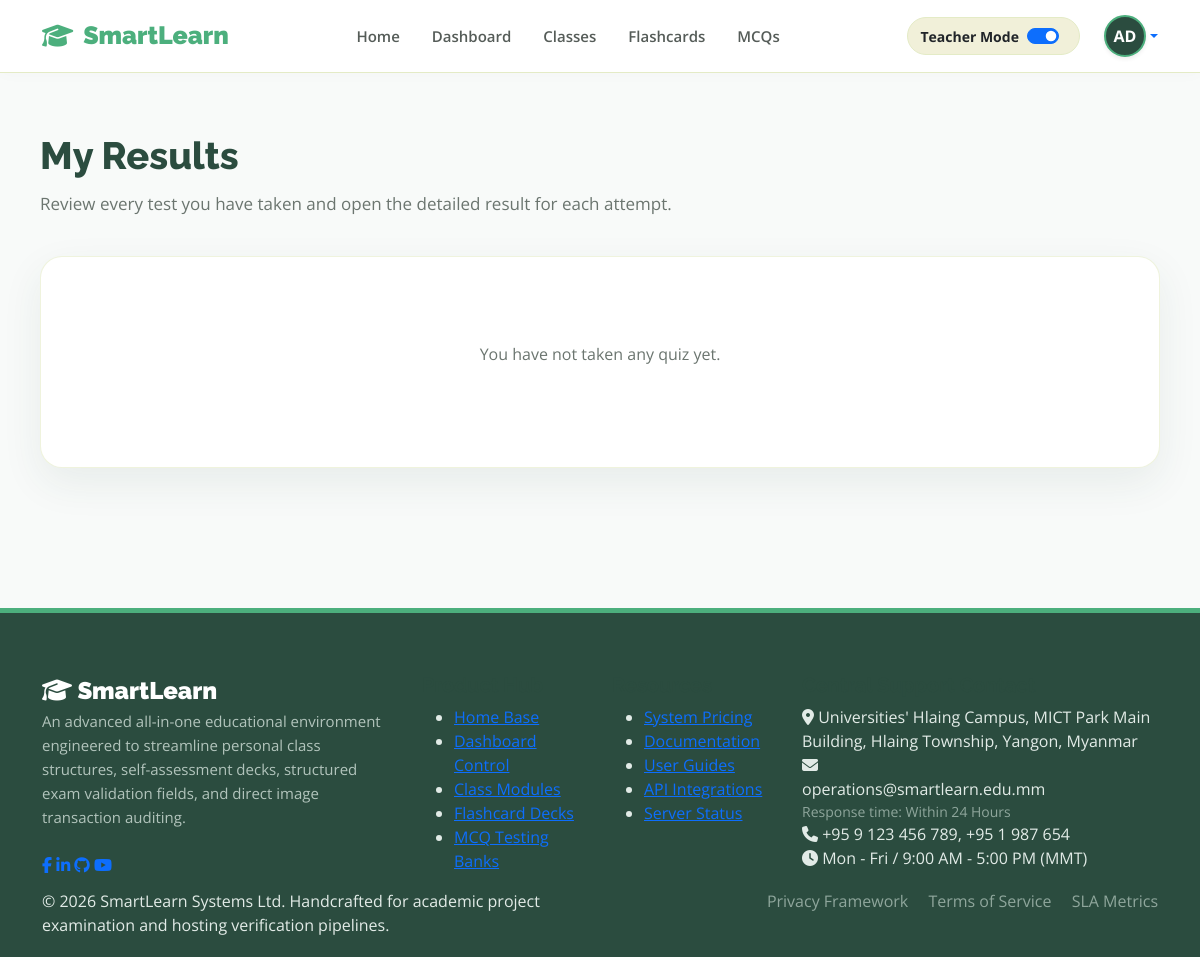
Before: /my-results/ (signed in) with the older database file.
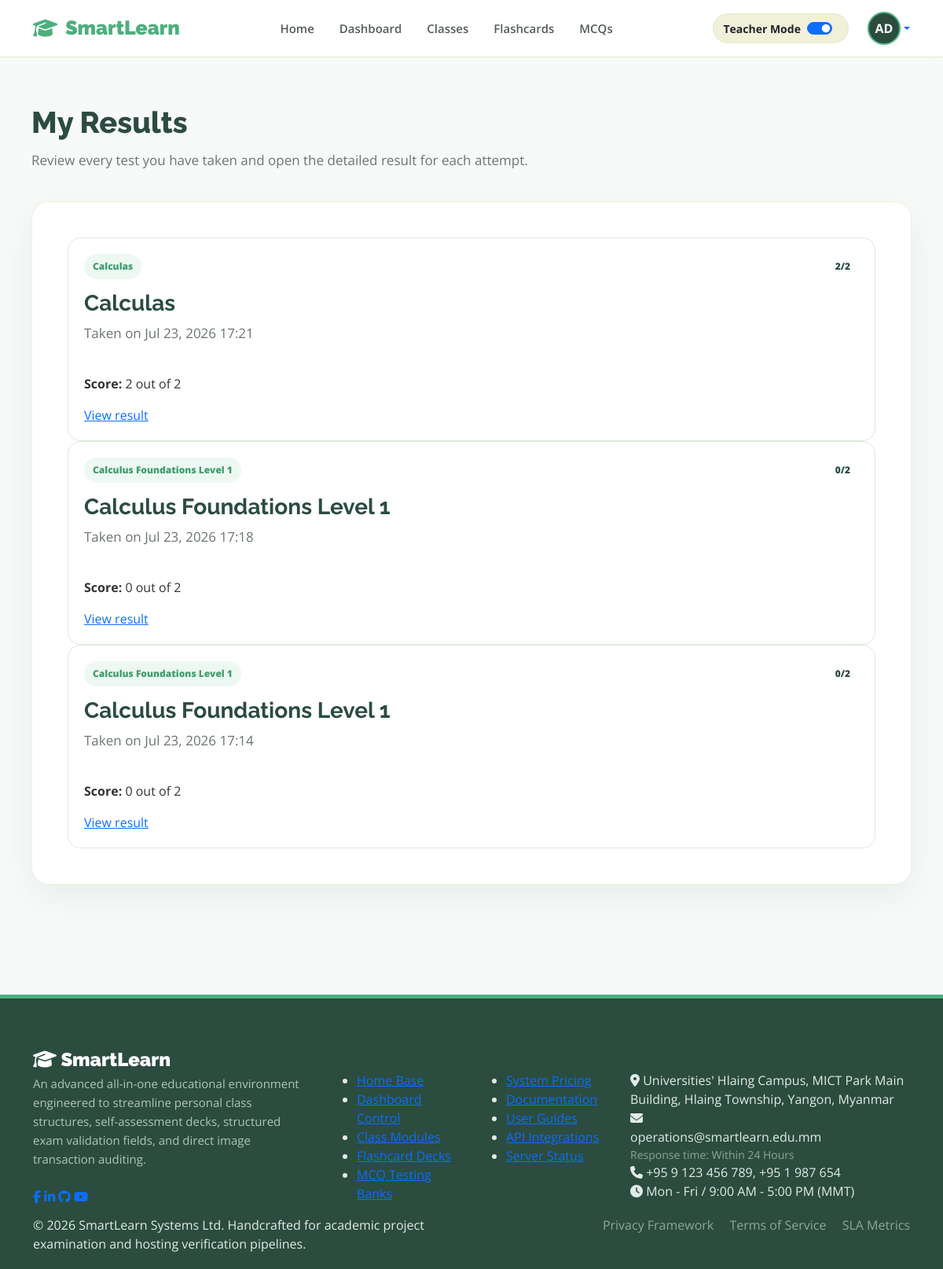
After: the same page with the newer database file.
### smartlearnApp/models.py (models this page shows, shortened)
class QuizAttempt(models.Model):
    attempt_id = models.AutoField(primary_key=True)
    classroom = models.ForeignKey(Classroom, on_delete=models.CASCADE, related_name='quiz_attempts')
    student = models.ForeignKey(User, on_delete=models.CASCADE, related_name='quiz_attempts')
    score = models.IntegerField(default=0)
    total_questions = models.IntegerField(default=0)
    answers = models.JSONField(default=dict)
    taken_at = models.DateTimeField(auto_now_add=True)

class Classroom(models.Model):
    SUBJECT_CHOICES = [
        ('math', 'Mathematics'),
        ('science', 'Science'),
        ('coding', 'Coding/IT'),
        ('languages', 'Languages'),
        ('arts', 'Arts & Design'),
    ]
    CLASS_TYPES = [
        ('public', 'Public'),
        ('private', 'Private'),
    ]
    class_id = models.AutoField(primary_key=True)
    owner = models.ForeignKey(User, on_delete=models.CASCADE, related_name='owned_classrooms', null=True, blank=True)
    title = models.CharField(max_length=255, null=True, blank=True)
    description = models.TextField()
    subject = models.CharField(max_length=50, choices=SUBJECT_CHOICES, default='math')
    class_type = models.CharField(max_length=20, choices=CLASS_TYPES, default='public', null=True, blank=True)
    price = models.DecimalField(max_digits=10, decimal_places=2, default=0.00)
    created_at = models.DateTimeField(auto_now_add=True)
    created_from_site = models.BooleanField(default=False)

### smartlearnApp/views.py (the view)
# urls.py: path('my-results/', views.my_results_view, name='my_results'),
def my_results_view(request):
    current_user = get_mock_user(request)
    attempts = QuizAttempt.objects.filter(student=current_user).select_related('classroom').order_by('-taken_at')
    return render(request, 'my_results.html', {
        'attempts': attempts,
        'current_user': current_user,
    })

### smartlearnApp/views.py (called while the page is built)
def get_mock_user(request=None):
    if request and request.user.is_authenticated:
        return request.user
    username = "TestUser"
    if request:
        username = request.POST.get('user') or request.GET.get('user') or 'TestUser'
    user, created = User.objects.get_or_create(username=username)
    return user

### smartlearnApp/templates/my_results.html (shortened to what this page needs)
{% extends 'base.html' %}
{% block content %}
<div class="learning-page-header">
    <div>
        <h2 class="page-heading-large">My Results</h2>
        <p class="subtext-muted">Review every test you have taken and open the detailed result for each attempt.</p>
    </div>
</div>
<section class="styled-card">
    {% if attempts %}
        <div class="result-list">
            {% for attempt in attempts %}
                <article class="result-question-card">
                    <div class="quiz-question-topline">
                        <span class="topic-label">{{ attempt.classroom.title }}</span>
                        <span class="result-status">{{ attempt.score }}/{{ attempt.total_questions }}</span>
                    </div>
                    <h3>{{ attempt.classroom.title }}</h3>
                    <p class="subtext-muted">Taken on {{ attempt.taken_at|date:"M d, Y H:i" }}</p>
                    <p><strong>Score:</strong> {{ attempt.score }} out of {{ attempt.total_questions }}</p>
                    <a href="{% url 'quiz_result' attempt.attempt_id %}" class="secondary-btn">View result</a>
                </article>
            {% endfor %}
        </div>
    {% else %}
        <div class="empty-state">
            <p class="empty-text-centered">You have not taken any quiz yet.</p>
        </div>
    {% endif %}
</section>
{% endblock %}

### smartlearnApp/templates/base.html (shortened to what this page needs)
{% load static %}
<!DOCTYPE html>
<html lang="en">
<head>
    <link href="https://cdn.jsdelivr.net/npm/bootstrap@5.0.0/dist/css/bootstrap.min.css" rel="stylesheet">
    <link rel="stylesheet" href="https://cdnjs.cloudflare.com/ajax/libs/font-awesome/6.5.2/css/all.min.css">
    <link rel="stylesheet" href="{% static 'css/style.css' %}">
</head>
<body>
    <header class="navbar navbar-expand-lg navbar-light sticky-top">
        <div class="container">
            <a href="{% url 'home' %}" class="logo">
                <i class="fa-solid fa-graduation-cap"></i> SmartLearn
            </a>
            <div class="collapse navbar-collapse" id="mainNavbar">
                <ul class="navbar-nav mx-auto mb-2 mb-lg-0">
                    <li class="nav-item"><a class="nav-link px-3" href="{% url 'home' %}">Home</a></li>
                    <li class="nav-item"><a class="nav-link px-3" href="{% url 'dashboard' %}">Dashboard</a></li>
                    <li class="nav-item"><a class="nav-link px-3" href="{% url 'browse_classes' %}">Classes</a></li>
                    <li class="nav-item"><a class="nav-link px-3" href="{% url 'all_flashcards' %}">Flashcards</a></li>
                    <li class="nav-item"><a class="nav-link px-3" href="{% url 'all_mcqs' %}">MCQs</a></li>
                </ul>
                <div class="d-flex align-items-center gap-3">
                    <div class="teacher-toggle-box d-flex align-items-center me-2">
                        <span class="fw-bold me-2 small text-dark">Teacher Mode</span>
                        <div class="form-check form-switch m-0">
                            <input class="form-check-input" type="checkbox" id="teacherModeToggle" style="cursor: pointer;" checked>
                        </div>
                    </div>
                    {% if user.is_authenticated %}
                        <div class="dropdown">
                            <a href="#" class="d-flex align-items-center text-decoration-none dropdown-toggle" id="profileDropdown" data-bs-toggle="dropdown" aria-expanded="false">
                                <div class="rounded-circle d-flex align-items-center justify-content-center text-white fw-bold shadow-sm"
                                     style="width: 42px; height: 42px; background-color: #2b4c3f; border: 2px solid #4CAF7D;">
                                    {{ request.user.username|slice:":2"|upper }}
                                </div>
                            </a>
                        </div>
                    {% else %}
                        <a href="{% url 'login' %}" class="btn btn-matcha-outline">Sign In</a>
                        <a href="{% url 'register' %}" class="btn btn-matcha-primary">Get Started</a>
                    {% endif %}
                </div>
            </div>
        </div>
    </header>
    <main class="main-container">
        {% block content %}{% endblock %}
    </main>
    <footer class="main-footer">
        <div class="container">
            <div class="row g-4">
                <div class="col-lg-4 col-md-6">
                    <a href="#" class="footer-logo">
                        <i class="fa-solid fa-graduation-cap"></i> Smart<span>Learn</span>
                    </a>
                    <p style="color: #b2c4bc; font-size: 15px; max-width: 340px; line-height: 1.6;" class="mb-4">
                        An advanced all-in-one educational environment engineered to streamline personal class structures, self-assessment decks, structured exam validation fields, and direct image transaction auditing.
                    </p>
                    <div class="social-container">
                        <a href="#" class="social-icon-btn"><i class="fab fa-facebook-f"></i></a>
                        <a href="#" class="social-icon-btn"><i class="fab fa-linkedin-in"></i></a>
                        <a href="#" class="social-icon-btn"><i class="fab fa-github"></i></a>
                        <a href="#" class="social-icon-btn"><i class="fab fa-youtube"></i></a>
                    </div>
                </div>
                <div class="col-lg-2 col-md-6 col-6">
                    <h5 class="footer-links-header">Product Hub</h5>
                    <ul class="footer-links-list">
                        <li><a href="{% url 'home' %}">Home Base</a></li>
                        <li><a href="{% url 'dashboard' %}">Dashboard Control</a></li>
                        <li><a href="#">Class Modules</a></li>
                        <li><a href="#">Flashcard Decks</a></li>
                        <li><a href="#">MCQ Testing Banks</a></li>
                    </ul>
                </div>
                <div class="col-lg-2 col-md-6 col-6">
                    <h5 class="footer-links-header">Resources</h5>
                    <ul class="footer-links-list">
                        <li><a href="#">System Pricing</a></li>
                        <li><a href="#">Documentation</a></li>
                        <li><a href="#">User Guides</a></li>
                        <li><a href="#">API Integrations</a></li>
                        <li><a href="#">Server Status</a></li>
                    </ul>
                </div>
                <div class="col-lg-4 col-md-6">
                    <h5 class="footer-links-header">Central Support Contact</h5>
                    <div class="contact-info-item">
                        <i class="fa-solid fa-location-dot"></i>
                        <span>Universities' Hlaing Campus, MICT Park Main Building, Hlaing Township, Yangon, Myanmar</span>
                    </div>
                    <div class="contact-info-item">
                        <i class="fa-solid fa-envelope"></i>
                        <div>
                            <span class="d-block">operations@smartlearn.edu.mm</span>
                            <span class="d-block text-muted small" style="color: #8fa69c !important;">Response time: Within 24 Hours</span>
                        </div>
                    </div>
                    <div class="contact-info-item">
                        <i class="fa-solid fa-phone"></i>
                        <span>+95 9 123 456 789, +95 1 987 654</span>
                    </div>
                    <div class="contact-info-item">
                        <i class="fa-solid fa-clock"></i>
                        <span>Mon - Fri / 9:00 AM - 5:00 PM (MMT)</span>
                    </div>
                </div>
            </div>
            <div class="row footer-bottom-bar text-center text-md-start">
                <div class="col-md-6 mb-3 mb-md-0">
                    <p class="mb-0">© 2026 SmartLearn Systems Ltd. Handcrafted for academic project examination and hosting verification pipelines.</p>
                </div>
                <div class="col-md-6 text-md-end">
                    <a href="#" class="text-decoration-none me-3" style="color: #8fa69c;">Privacy Framework</a>
                    <a href="#" class="text-decoration-none me-3" style="color: #8fa69c;">Terms of Service</a>
                    <a href="#" class="text-decoration-none" style="color: #8fa69c;">SLA Metrics</a>
                </div>
            </div>
        </div>
    </footer>
</body>
</html>

### smartlearnApp/static/css/style.css (style rules this page uses)
.main-container { width: 100%; max-width: 1200px; margin: 0 auto; padding: 60px 40px; }
.page-heading-large { font-family: "Raleway", sans-serif; font-size: 38px; font-weight: 800; color: #2b4c3f; margin-bottom: 12px; }
.subtext-muted { color: #6b756f; font-size: 17px; margin-bottom: 40px; }
.styled-card { background: white; border-radius: 22px; padding: 45px; border: 1px solid rgba(228,235,198,0.6); box-shadow: 0 15px 40px rgba(43,76,63,0.08); }
.learning-page-header { margin-bottom: 24px; }
.topic-pill, .topic-label { background: #eef8f2; border-radius: 999px; color: #3f9d70; display: inline-flex; font-size: 12px; font-weight: 900; padding: 7px 11px; }
.quiz-question-card, .result-question-card { border: 1px solid #dcebdc; border-radius: 16px; padding: 20px; }
.quiz-question-topline { display: flex; align-items: center; justify-content: space-between; gap: 12px; margin-bottom: 14px; }
.result-status { border-radius: 999px; color: #2b4c3f; font-size: 12px; font-weight: 900; padding: 7px 11px; }

### smartlearnApp/templates/base.html (style rules this page uses)
* { margin: 0; padding: 0; box-sizing: border-box; }
body { font-family: "Open Sans", sans-serif; background-color: #f8faf9; color: #333; overflow-x: hidden; }
h1, h2, h3, h4, h5, h6 { font-family: "Raleway", sans-serif; font-weight: 700; color: #2b4c3f; }
.navbar { background-color: #ffffff; border-bottom: 1px solid #e4ebc6; padding: 15px 0; box-shadow: 0 2px 15px rgba(43, 76, 63, 0.02); }
.logo { font-family: "Raleway", sans-serif; font-size: 25px; font-weight: 900; color: #4CAF7D; text-decoration: none; display: flex; align-items: center; gap: 10px; }
.nav-link { font-weight: 600; color: #555c58 !important; font-size: 15px; transition: 0.2s ease-in-out; }
.teacher-toggle-box { background-color: #f1f0d9; border: 1px solid #e4ebc6; padding: 6px 12px; border-radius: 20px; }
.main-footer { background-color: #2b4c3f; color: #e2ebe7; padding: 60px 0 20px 0; margin-top: 80px; border-top: 5px solid #4CAF7D; }
.footer-logo { font-family: "Raleway", sans-serif; font-size: 24px; font-weight: 900; color: #fff; text-decoration: none; }

Changed rows visible on the page:
added QuizAttempt: classroom "Calculas", score "2", total_questions "2", taken_at "Jul 23, 2026 17:21"
added QuizAttempt: classroom "Calculus Foundations Level 1", score "0", total_questions "2", taken_at "Jul 23, 2026 17:18"
added QuizAttempt: classroom "Calculus Foundations Level 1", score "0", total_questions "2", taken_at "Jul 23, 2026 17:14"
Other visible differences:
text no longer shown: "You have not taken any quiz yet."
